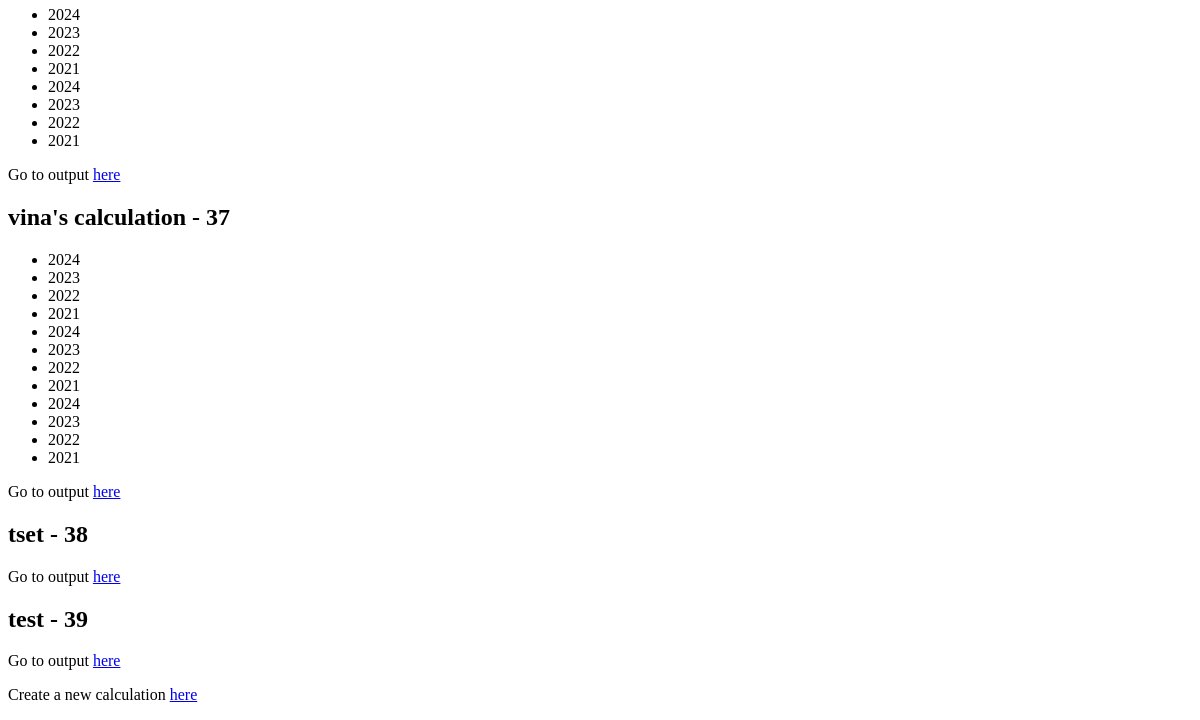
Before: /tax/users/dashboard (signed in, lower part) with the older database file.
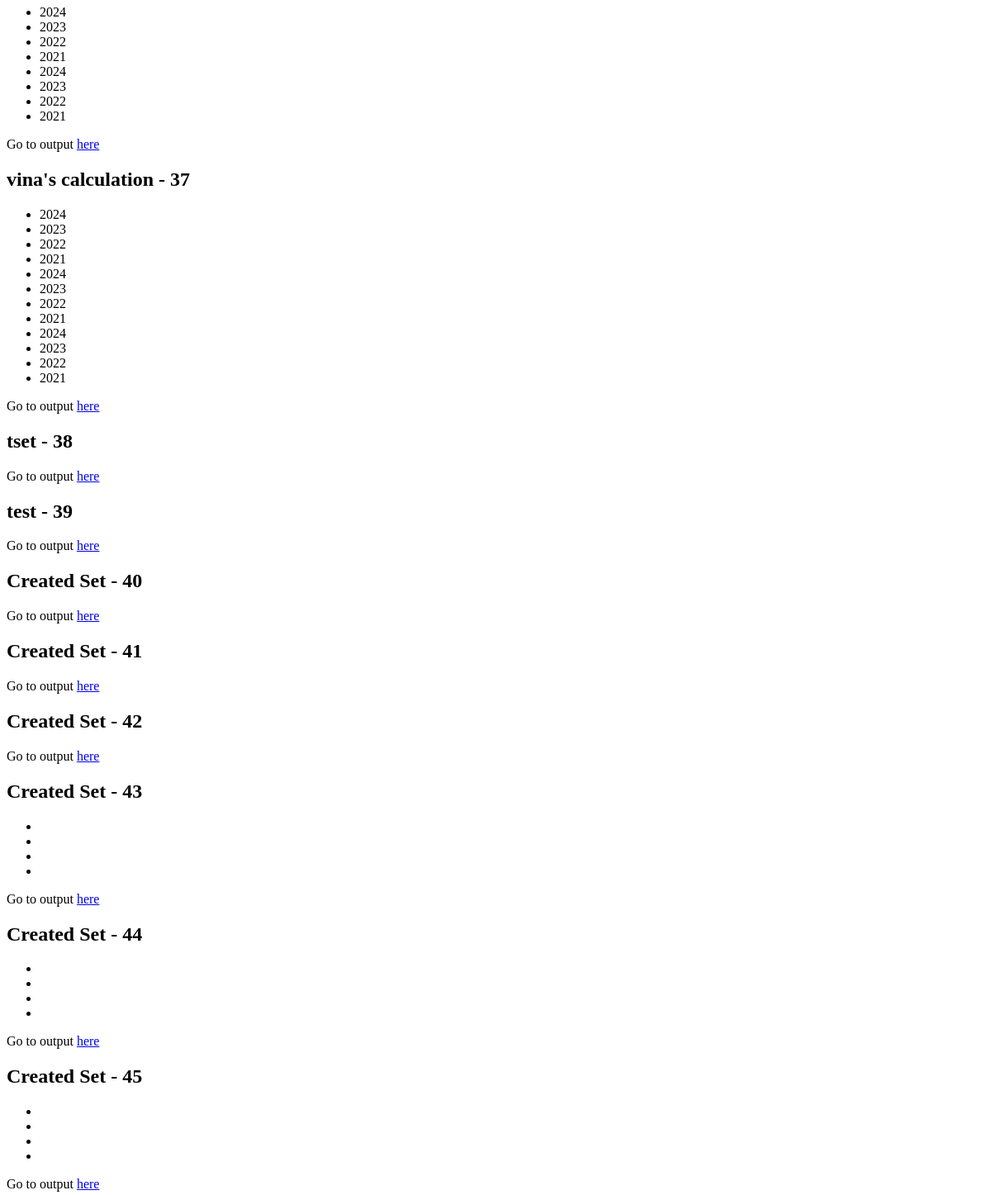
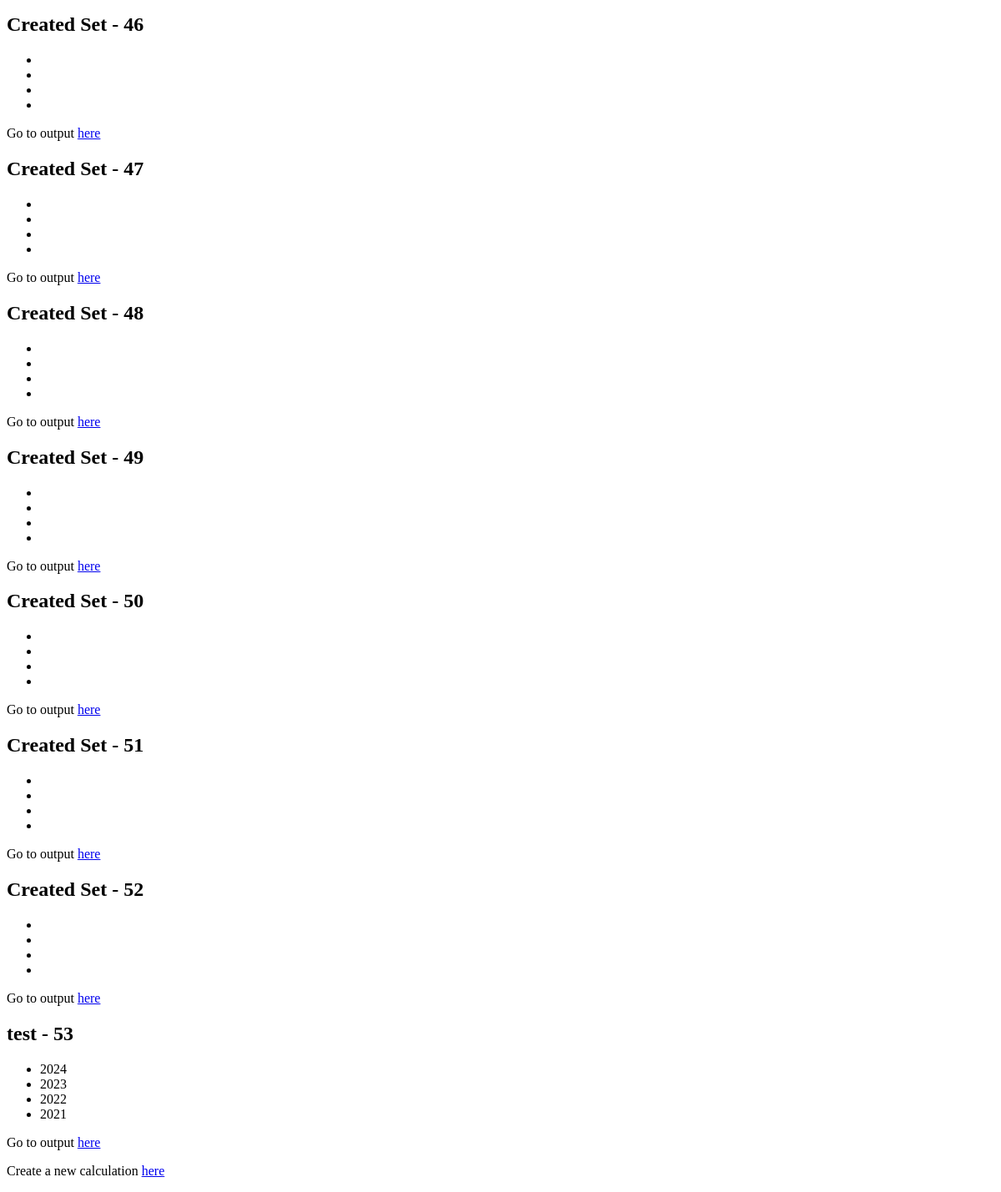
After: the same page with the newer database file (2 pictures, top to bottom).
### tax/models.py (models this page shows, shortened)
class TaxYearStructure(models.Model):
    year = models.CharField(max_length=4, choices=YEAR)
    filing_status = models.CharField(max_length=6, choices=FILING_STATUS)
    taxable_income = models.DecimalField(decimal_places=2, max_digits=11, default=0)
    qualified_income = models.DecimalField(decimal_places=2, max_digits=11, default=0)
    taxable_ordinary = models.DecimalField(decimal_places=2, max_digits=11, editable=False)
    ordinary_rate = models.DecimalField(max_digits=12, decimal_places=2, default=0)
    lower_ordinary_bound = models.DecimalField(max_digits=12, decimal_places=2, default=0)
    upper_ordinary_bound = models.DecimalField(max_digits=12, decimal_places=2, default=0)
    prior_ordinary_bracket_tax = models.DecimalField(max_digits=12, decimal_places=2, default=0)
    ordinary_tax = models.DecimalField(max_digits=12, decimal_places=2, default=0)
    qualified_tax = models.DecimalField(max_digits=12, decimal_places=2, default=0)
    total_tax = models.DecimalField(max_digits=12, decimal_places=2, default=0)
    class Meta:
        abstract = True

class TaxYearData(TaxYearStructure):
    dataset = models.ForeignKey(TaxDataSet, on_delete=models.CASCADE, related_name="tax_years")

class TaxDataSet(models.Model):
    user = models.ForeignKey(User, on_delete=models.CASCADE, related_name='datasets')
    created_at = models.DateTimeField(auto_now_add=True)
    name = models.CharField(max_length=50, default="Created Set")
    max_elected_farm_income = models.DecimalField(max_digits=12, decimal_places=2, default=0)
    qualified_farm_income = models.DecimalField(max_digits=12, decimal_places=2, default=0)
    ordinary_farm_income = models.DecimalField(max_digits=12, decimal_places=2, default=0)
    def __str__(self):
        return '{} - {}'.format(self.name, self.pk)

### tax/views.py (the view)
# urls.py: path("users/dashboard", DashboardView.as_view(), name="dashboard"),
class DashboardView(LoginRequiredMixin, ListView):
    model = TaxDataSet
    template_name = "tax/dashboard.html"
    def get_context_data(self, **kwargs):
        context = super().get_context_data(**kwargs)
        context["taxdata_sets"] = TaxDataSet.objects.filter(user=self.request.user)
        return context

### templates/tax/dashboard.html
{% if taxdata_sets %}
    {% for dataset in taxdata_sets %}
        <h2>{{ dataset }}</h2>
        <ul>
            {% for year in dataset.tax_years.all %}
            <li> {{ year.year }} </li>
            {% endfor %}
        </ul>
        <p>
            Go to output
            <a href="{% url 'tax:output' dataset_pk=dataset.pk %}">here</a>
        </p>
    {% endfor %}
{% else %}
    <p>No sets are available. Create one <a href="{% url 'tax:start-dataset' %}">here</a></p>
{% endif %}
<p>Create a new calculation <a href="{% url 'tax:start-dataset' %}">here</a></p>

Changed rows visible on the page:
added TaxDataSet: name+id "Created Set - 40"
added TaxDataSet: name+id "Created Set - 41"
added TaxDataSet: name+id "Created Set - 42"
added TaxDataSet: name+id "Created Set - 43"
added TaxDataSet: name+id "Created Set - 44"
added TaxDataSet: name+id "Created Set - 45"
added TaxDataSet: name+id "Created Set - 46"
added TaxDataSet: name+id "Created Set - 47"
added TaxDataSet: name+id "Created Set - 48"
added TaxDataSet: name+id "Created Set - 49"
added TaxDataSet: name+id "Created Set - 50"
added TaxDataSet: name+id "Created Set - 51"
added TaxDataSet: name+id "Created Set - 52"
added TaxDataSet: name+id "test - 53"
added TaxYearData: year "2024", shown under "test - 53"
added TaxYearData: year "2023", shown under "test - 53"
added TaxYearData: year "2022", shown under "test - 53"
added TaxYearData: year "2021", shown under "test - 53"
